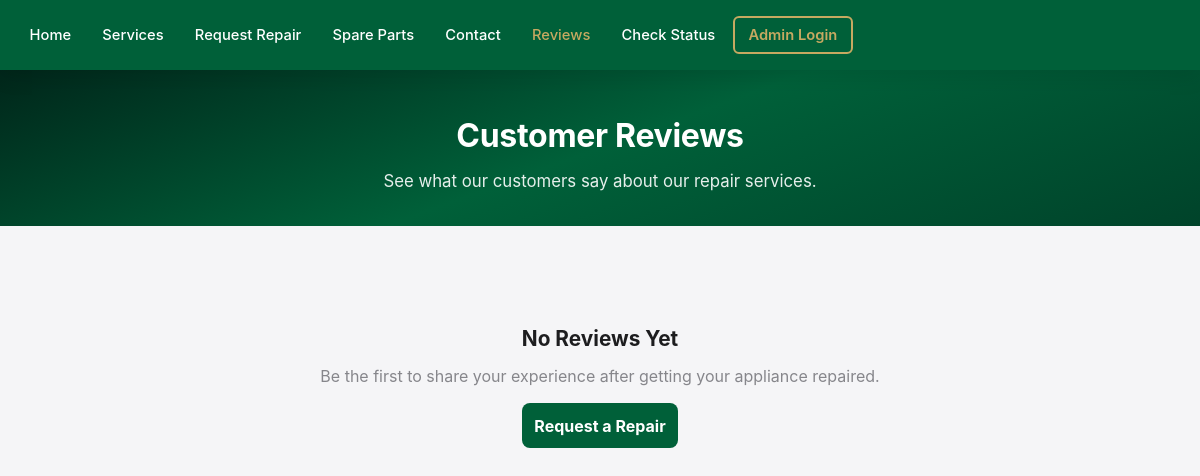
The app's page /reviews, older data.
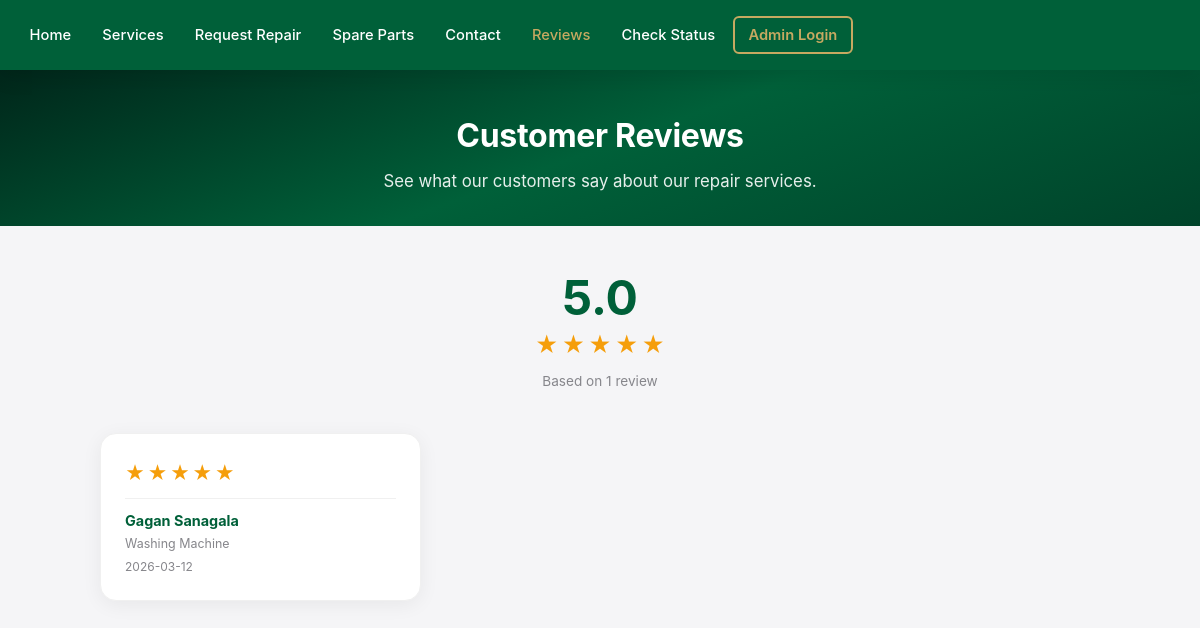
The same page, newer data.
### tables this page shows
CREATE TABLE feedback (
            id INTEGER PRIMARY KEY AUTOINCREMENT,
            request_id INTEGER NOT NULL UNIQUE,
            customer_name TEXT NOT NULL,
            technician_name TEXT,
            rating INTEGER NOT NULL CHECK(rating BETWEEN 1 AND 5),
            comment TEXT,
            is_approved INTEGER DEFAULT 0,
            created_at TIMESTAMP DEFAULT CURRENT_TIMESTAMP,
            FOREIGN KEY (request_id) REFERENCES service_requests(id)
        );

CREATE TABLE service_requests (
            id INTEGER PRIMARY KEY AUTOINCREMENT,
            customer_name TEXT NOT NULL,
            mobile_number TEXT NOT NULL,
            address TEXT NOT NULL,
            appliance_type TEXT NOT NULL,
            problem_type TEXT NOT NULL,
            description TEXT,
            request_time TIMESTAMP DEFAULT CURRENT_TIMESTAMP
        , status TEXT DEFAULT 'pending', completed_time TIMESTAMP, technician_id INTEGER, assigned_time TIMESTAMP, image_path TEXT, ai_suggestions TEXT, cancel_reason TEXT, cancel_description TEXT, admin_message TEXT);

### app.py (the view)
@app.route('/reviews')
def reviews():
    db = get_db()
    reviews = db.execute(
        """SELECT f.customer_name, f.rating, f.comment, f.created_at,
                  f.technician_name, sr.appliance_type
           FROM feedback f
           JOIN service_requests sr ON f.request_id = sr.id
           WHERE f.is_approved = 1
           ORDER BY f.created_at DESC"""
    ).fetchall()
    avg_rating = 0
    if reviews:
        avg_rating = round(sum(r['rating'] for r in reviews) / len(reviews), 1)
    return render_template('reviews.html', reviews=reviews, avg_rating=avg_rating)

### app.py (called while the page is built)
def get_db():
    if 'db' not in g:
        g.db = sqlite3.connect(DATABASE)
        g.db.row_factory = sqlite3.Row
    return g.db

### templates/reviews.html (shortened to what this page needs)
{% extends "base.html" %}
{% block content %}
<section class="hero hero-sm">
    <h1>Customer Reviews</h1>
    <p>See what our customers say about our repair services.</p>
</section>
<section class="section">
    {% if reviews %}
    <div class="reviews-summary">
        <div class="reviews-avg">
            <span class="reviews-avg-number">{{ avg_rating }}</span>
            <div class="reviews-avg-stars">
                {% for i in range(1, 6) %}
                <span class="star {% if i <= avg_rating|round(0, 'floor')|int %}star-filled{% endif %}">&#9733;</span>
                {% endfor %}
            </div>
            <span class="reviews-avg-count">Based on {{ reviews|length }} review{{ 's' if reviews|length != 1 else '' }}</span>
        </div>
    </div>
    <div class="reviews-grid">
        {% for r in reviews %}
        <div class="review-card-full">
            <div class="review-stars">
                {% for i in range(1, 6) %}
                <span class="star {% if i <= r['rating'] %}star-filled{% endif %}">&#9733;</span>
                {% endfor %}
            </div>
            <div class="review-footer">
                <strong class="review-name">{{ r['customer_name'] }}</strong>
                <span class="review-meta">{{ r['appliance_type'] }}{% if r['technician_name'] %} &bull; Tech: {{ r['technician_name'] }}{% endif %}</span>
                <span class="review-date">{{ r['created_at'][:10] if r['created_at'] else '' }}</span>
            </div>
        </div>
        {% endfor %}
    </div>
    {% else %}
    <div class="empty-reviews">
        <h3>No Reviews Yet</h3>
        <p>Be the first to share your experience after getting your appliance repaired.</p>
        <a href="{{ url_for('request_repair') }}" class="btn-primary">Request a Repair</a>
    </div>
    {% endif %}
</section>
{% endblock %}

Row changes from the older to the newer data that the page shows:
added feedback: customer_name "Gagan Sanagala", appliance_type "Washing Machine", created_at "2026-03-12"
Text that changed along with them:
{{ avg_rating }}: (not shown) → "5.0"
{{ reviews|length }}: (not shown) → "1"
text no longer shown: "No Reviews Yet Be the first to share your experience after getting your appliance repaired. Request a Repair"
text now shown: "Based on review"
